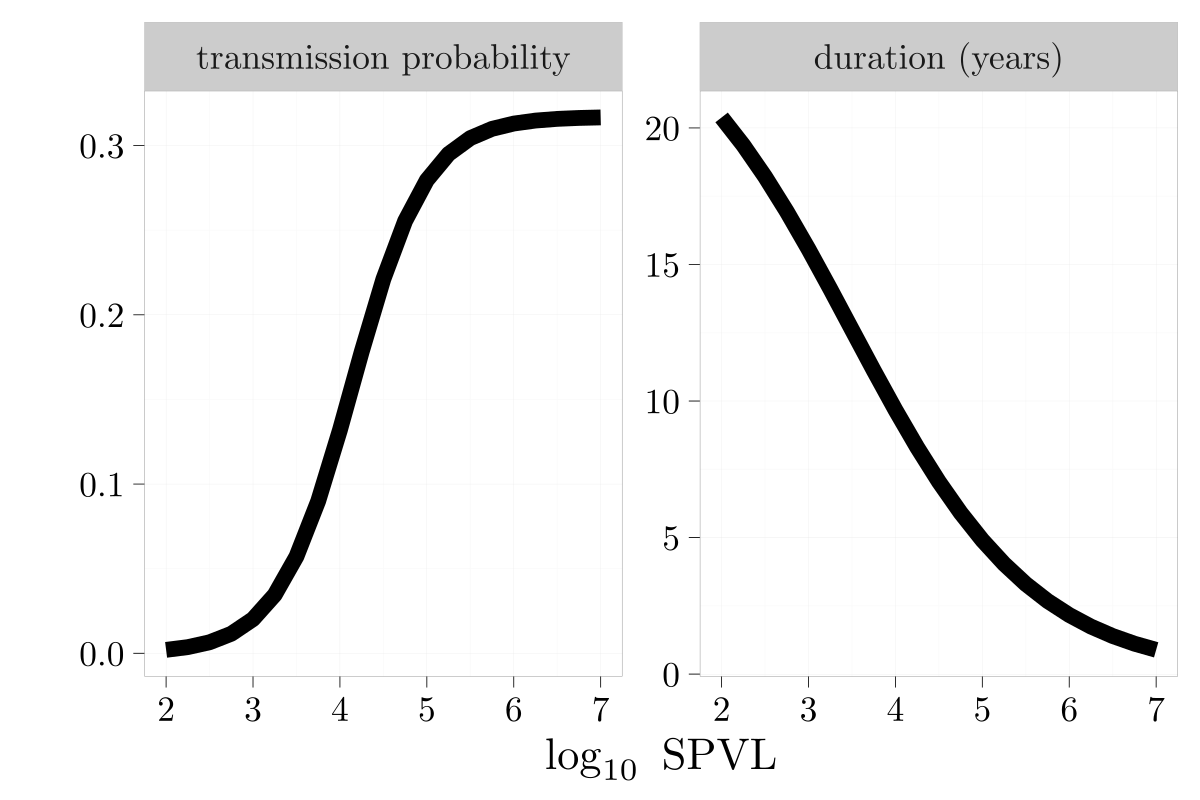

Write the R code that produced this figure.
source("fig_setup.R")

dd <-with(pars,
     melt(data.frame(alpha=alpha,"transmission probability"=Beta2,
                     "duration (years)"=Duration2,check.names=FALSE),
          id.vars="alpha"))
gg_tradeoff <- ggplot(dd,aes(alpha,value))+facet_wrap(~variable,scale="free")+
    geom_line(size=10)+
    labs(x= Lspvl,y="")

tikz(file="tradeoff.tikz",width=12,height=8,standAlone=TRUE)
print(gg_tradeoff)
dev.off()
